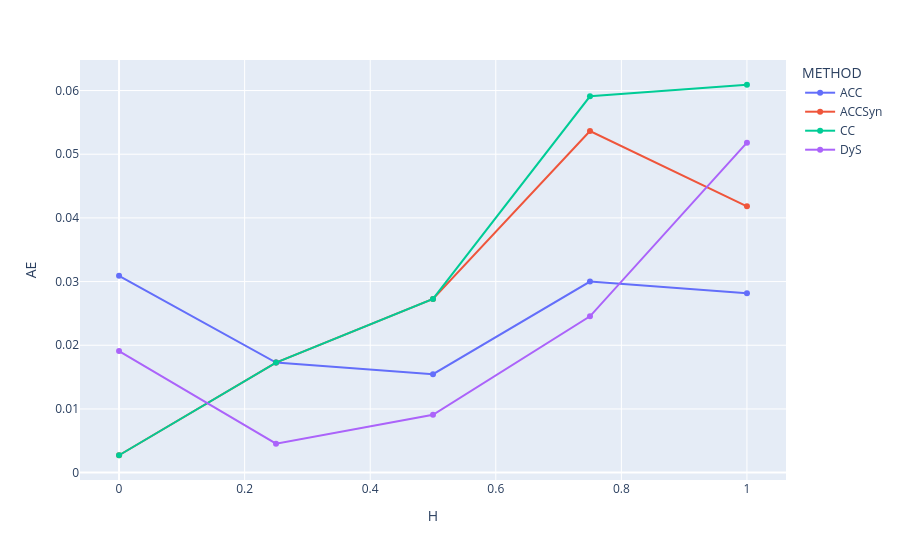

Notebook code for this chart:
### Code cell
# prompt: from grouped plot a line plot where H as x axis and AE as y axis grouped by Qnt

import plotly.express as px

grouped = results_df.groupby(['METHOD', 'H']).agg({'AE': 'mean'}).reset_index()

# Assuming 're' DataFrame is already defined as in your provided code.
# If not, replace this with the actual creation of the 're' DataFrame.

# Grouped results, calculating the mean of 'AE' for each combination of 'Qnt' and 'H'
#grouped = re.groupby(['Qnt', 'H']).agg({'AE': 'mean'}).reset_index()

# Create the grouped line plot
fig = px.line(grouped, x="H", y="AE", color="METHOD", markers=True)
fig.show()

### Figure 1 — Plotly figure (JSON) as saved in the notebook; plotly's stock layout.template omitted (floating-point values rounded to 4 significant figures)
{"data": [{"hovertemplate": "METHOD=ACC<br>H=%{x}<br>AE=%{y}<extra></extra>", "legendgroup": "ACC", "line": {"color": "#636efa", "dash": "solid"}, "marker": {"symbol": "circle"}, "mode": "lines+markers", "name": "ACC", "orientation": "v", "showlegend": true, "type": "scatter", "x": [0.0, 0.25, 0.5, 0.75, 1.0], "xaxis": "x", "y": [0.03091, 0.01727, 0.01545, 0.03, 0.02818], "yaxis": "y"}, {"hovertemplate": "METHOD=ACCSyn<br>H=%{x}<br>AE=%{y}<extra></extra>", "legendgroup": "ACCSyn", "line": {"color": "#EF553B", "dash": "solid"}, "marker": {"symbol": "circle"}, "mode": "lines+markers", "name": "ACCSyn", "orientation": "v", "showlegend": true, "type": "scatter", "x": [0.0, 0.25, 0.5, 0.75, 1.0], "xaxis": "x", "y": [0.002727, 0.01727, 0.02727, 0.05364, 0.04182], "yaxis": "y"}, {"hovertemplate": "METHOD=CC<br>H=%{x}<br>AE=%{y}<extra></extra>", "legendgroup": "CC", "line": {"color": "#00cc96", "dash": "solid"}, "marker": {"symbol": "circle"}, "mode": "lines+markers", "name": "CC", "orientation": "v", "showlegend": true, "type": "scatter", "x": [0.0, 0.25, 0.5, 0.75, 1.0], "xaxis": "x", "y": [0.002727, 0.01727, 0.02727, 0.05909, 0.06091], "yaxis": "y"}, {"hovertemplate": "METHOD=DyS<br>H=%{x}<br>AE=%{y}<extra></extra>", "legendgroup": "DyS", "line": {"color": "#ab63fa", "dash": "solid"}, "marker": {"symbol": "circle"}, "mode": "lines+markers", "name": "DyS", "orientation": "v", "showlegend": true, "type": "scatter", "x": [0.0, 0.25, 0.5, 0.75, 1.0], "xaxis": "x", "y": [0.01909, 0.004545, 0.009091, 0.02455, 0.05182], "yaxis": "y"}], "layout": {"legend": {"title": {"text": "METHOD"}, "tracegroupgap": 0}, "margin": {"t": 60}, "xaxis": {"anchor": "y", "domain": [0, 1], "title": {"text": "H"}}, "yaxis": {"anchor": "x", "domain": [0, 1], "title": {"text": "AE"}}}}
